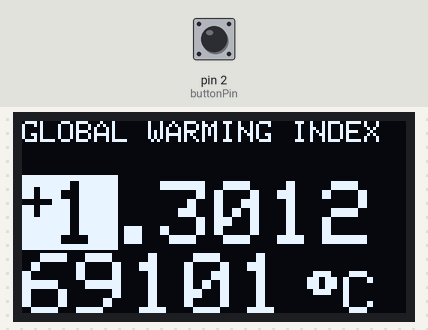
This sketch was run on a simulated Arduino Uno, built with avr-gcc and run on an emulated ATmega328P. Shown: 128×64 one-colour display. The test bench sets the inputs (shaded band); at power-on: pin 2 (buttonPin) HIGH.

Above: at 1.7 s.
1.8 s: pin 2 (buttonPin) pulled LOW for 0.15 s
At 4.6 s:
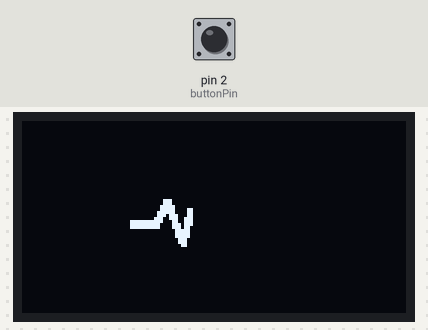
4.9 s: pin 2 (buttonPin) pulled LOW for 1 s
At 5.9 s:
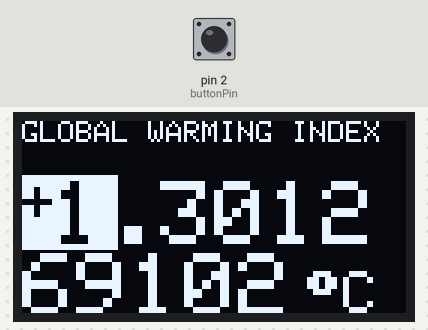
8.9 s: pin 2 (buttonPin) pulled LOW for 0.15 s
At 9.6 s:
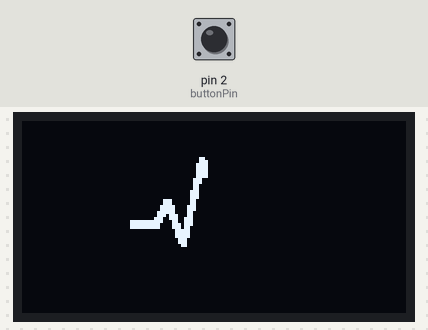
12.0 s: pin 2 (buttonPin) pulled LOW for 1 s
At 13.9 s:
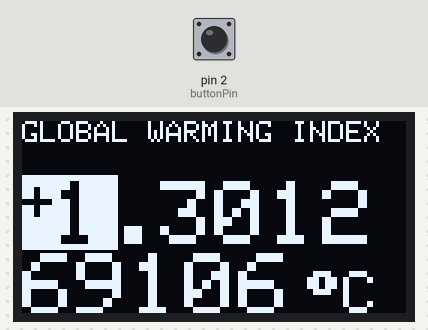
14.6 s: pin 2 (buttonPin) pulled LOW for 3.2 s
At 18.9 s:
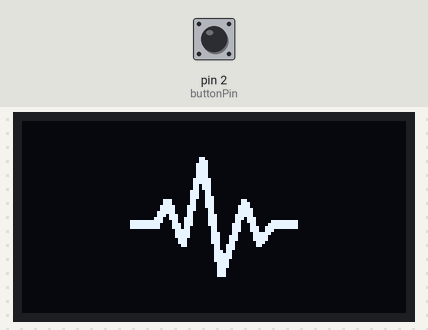
Timing chart, 0 to 20.4 s (numbered marks = the images above; inputs shaded):
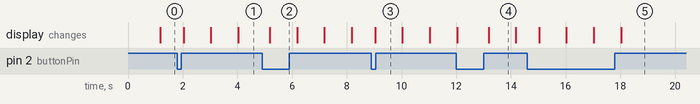

Measured:
- after the input at 1.8 s, the display: first changes after 0.23 s (image 1 shows a later state)
- after the input at 4.9 s, the display: changes after 0.28 s (image 2)
- after the input at 8.9 s, the display: changes after 0.13 s (image 3)
- after the input at 14.6 s, the display: first changes after 0.43 s (image 5 shows a later state)
- what the display in image 4 shows lasts 1.0 s, from 13.2 s to 14.2 s

The sketch:

counting_two.ino
```cpp
#include <Wire.h>
#include <Adafruit_GFX.h>
#include <Adafruit_SSD1306.h>

// OLED display width and height, in pixels
#define SCREEN_WIDTH 128
#define SCREEN_HEIGHT 64
#define SCREEN_I2C_ADDR 0x3C

// SSD1306 display connected to I2C (SDA, SCL pins)
#define OLED_RESET    -1 // Reset pin # (or -1 if sharing Arduino reset pin)
Adafruit_SSD1306 display(SCREEN_WIDTH, SCREEN_HEIGHT, &Wire, OLED_RESET);

// Starting value in integer and fractional parts for the first counter
const unsigned long integerPart = 1;
const unsigned long fractionalPartStart = 301269100; // Latest: https://www.globalwarmingindex.org/
const unsigned long incrementValue = 1;

// Counter for fractional increments for the first counter
unsigned long fractionalPart = fractionalPartStart;
unsigned long integerCounter = integerPart;

// Button pin
const int buttonPin = 2;

// Screen type
enum CounterType { FIRST_COUNTER, ANIMATION };
CounterType currentCounter = FIRST_COUNTER;

// Interval in milliseconds (1 second)
const unsigned long interval = 1000;
unsigned long previousMillis = 0;

// Button debounce variables
unsigned long lastDebounceTime = 0;
const unsigned long debounceDelay = 50; // The debounce time; increase if the output flickers
int buttonState = HIGH;
int lastButtonState = HIGH;

int frame = 0;

// Animation parameters
#define FRAME_DELAY (12)
#define FRAME_WIDTH (64)
#define FRAME_HEIGHT (64)
#define FRAME_COUNT (sizeof(frames) / sizeof(frames[0]))
const byte PROGMEM frames[][512] = {
  {0,0,0,0,0,0,0,0,0,0,0,0,0,0,0,0,0,0,0,0,0,0,0,0,0,0,0,0,0,0,0,0,0,0,0,0,0,0,0,0,0,0,0,0,0,0,0,0,0,0,0,0,0,0,0,0,0,0,0,0,0,0,0,0,0,0,0,0,0,0,0,0,0,0,0,0,0,0,0,0,0,0,0,0,0,0,0,0,0,0,0,0,0,0,0,0,0,0,0,0,0,0,0,0,0,0,0,0,0,0,0,0,0,0,0,0,0,0,0,0,0,0,0,0,0,0,0,0,0,0,0,0,0,0,0,0,0,0,0,0,0,0,0,0,0,0,0,0,0,0,0,0,0,0,0,0,0,0,0,0,0,0,0,0,0,0,0,0,0,0,0,0,0,0,0,0,0,0,0,0,0,0,0,0,0,0,0,0,0,0,0,0,0,0,0,0,0,0,0,0,0,0,0,0,0,0,0,0,0,0,0,0,0,0,0,0,0,0,0,0,0,0,0,0,0,0,0,0,0,0,0,0,0,0,0,0,0,0,0,0,0,0,0,0,0,0,0,0,0,0,0,0,0,0,0,0,0,0,0,0,0,0,0,0,0,0,0,0,0,0,0,0,0,0,0,0,0,0,0,0,0,0,0,0,0,0,0,0,0,0,0,0,0,0,0,0,0,0,0,0,0,0,0,0,0,0,0,0,0,0,0,0,0,0,0,0,0,0,0,0,0,0,0,0,0,0,0,0,0,0,0,0,0,0,0,0,0,0,0,0,0,0,0,0,0,0,0,0,0,0,0,0,0,0,0,0,0,0,0,0,0,0,0,0,0,0,0,0,0,0,0,0,0,0,0,0,0,0,0,0,0,0,0,0,0,0,0,0,0,0,0,0,0,0,0,0,0,0,0,0,0,0,0,0,0,0,0,0,0,0,0,0,0,0,0,0,0,0,0,0,0,0,0,0,0,0,0,0,0,0,0,0,0,0,0,0,0,0,0,0,0,0,0,0,0,0,0,0,0,0,0,0,0,0,0,0,0,0,0,0,0,0,0,0,0,0,0,0,0,0,0,0,0,0,0,0,0,0,0,0,0,0,0,0,0,0,0,0,0,0,0,0,0,0,0,0,0,0,0,0,0,0,0,0,0,0,0,0,0,0,0,0},
  {0,0,0,0,0,0,0,0,0,0,0,0,0,0,0,0,0,0,0,0,0,0,0,0,0,0,0,0,0,0,0,0,0,0,0,0,0,0,0,0,0,0,0,0,0,0,0,0,0,0,0,0,0,0,0,0,0,0,0,0,0,0,0,0,0,0,0,0,0,0,0,0,0,0,0,0,0,0,0,0,0,0,0,0,0,0,0,0,0,0,0,0,0,0,0,0,0,0,0,0,0,0,0,0,0,0,0,0,0,0,0,0,0,0,0,0,0,0,0,0,0,0,0,0,0,0,0,0,0,0,0,0,0,0,0,0,0,0,0,0,0,0,0,0,0,0,0,0,0,0,0,0,0,0,0,0,0,0,0,0,0,0,0,0,0,0,0,0,0,0,0,0,0,0,0,0,0,0,0,0,0,0,0,0,0,0,0,0,0,0,0,0,0,0,0,0,0,0,0,0,0,0,0,0,0,0,0,0,0,1,192,0,0,0,0,0,0,1,192,0,0,0,0,0,0,3,224,0,0,0,0,0,0,3,224,0,0,0,0,0,0,7,224,0,0,0,0,0,0,7,64,0,0,0,0,0,0,14,0,0,0,0,0,0,15,254,0,0,0,0,0,0,15,252,0,0,0,0,0,0,15,252,0,0,0,0,0,0,0,0,0,0,0,0,0,0,0,0,0,0,0,0,0,0,0,0,0,0,0,0,0,0,0,0,0,0,0,0,0,0,0,0,0,0,0,0,0,0,0,0,0,0,0,0,0,0,0,0,0,0,0,0,0,0,0,0,0,0,0,0,0,0,0,0,0,0,0,0,0,0,0,0,0,0,0,0,0,0,0,0,0,0,0,0,0,0,0,0,0,0,0,0,0,0,0,0,0,0,0,0,0,0,0,0,0,0,0,0,0,0,0,0,0,0,0,0,0,0,0,0,0,0,0,0,0,0,0,0,0,0,0,0,0,0,0,0,0,0,0,0,0,0,0,0,0,0,0,0,0,0,0,0,0,0,0,0,0,0,0,0,0,0,0,0,0,0,0,0,0,0,0,0,0,0,0,0,0,0,0,0,0,0,0,0,0,0,0,0,0,0,0,0,0,0,0,0,0,0,0,0,0,0,0,0,0,0,0,0,0,0,0,0,0,0,0,0,0,0,0,0,0,0},
  {0,0,0,0,0,0,0,0,0,0,0,0,0,0,0,0,0,0,0,0,0,0,0,0,0,0,0,0,0,0,0,0,0,0,0,0,0,0,0,0,0,0,0,0,0,0,0,0,0,0,0,0,0,0,0,0,0,0,0,0,0,0,0,0,0,0,0,0,0,0,0,0,0,0,0,0,0,0,0,0,0,0,0,0,0,0,0,0,0,0,0,0,0,0,0,0,0,0,0,0,0,0,0,0,0,0,0,0,0,0,0,0,0,0,0,0,0,0,0,0,0,0,0,0,0,0,0,0,0,0,0,0,0,0,0,0,0,0,0,0,0,0,0,0,0,0,0,0,0,0,0,0,0,0,0,0,0,0,0,0,0,0,0,0,0,0,0,0,0,0,0,0,0,0,0,0,0,0,0,0,0,0,0,0,0,0,0,0,0,0,0,0,0,0,0,0,0,0,0,0,0,0,0,0,0,0,0,0,0,1,192,0,0,0,0,0,0,1,192,0,0,0,0,0,0,3,224,0,0,0,0,0,0,3,225,128,0,0,0,0,0,7,225,128,0,0,0,0,0,7,113,128,0,0,0,0,0,14,115,128,0,0,0,0,15,254,51,128,0,0,0,0,15,252,59,128,0,0,0,0,15,252,59,0,0,0,0,0,0,0,31,0,0,0,0,0,0,0,31,0,0,0,0,0,0,0,31,0,0,0,0,0,0,0,14,0,0,0,0,0,0,0,14,0,0,0,0,0,0,0,6,0,0,0,0,0,0,0,0,0,0,0,0,0,0,0,0,0,0,0,0,0,0,0,0,0,0,0,0,0,0,0,0,0,0,0,0,0,0,0,0,0,0,0,0,0,0,0,0,0,0,0,0,0,0,0,0,0,0,0,0,0,0,0,0,0,0,0,0,0,0,0,0,0,0,0,0,0,0,0,0,0,0,0,0,0,0,0,0,0,0,0,0,0,0,0,0,0,0,0,0,0,0,0,0,0,0,0,0,0,0,0,0,0,0,0,0,0,0,0,0,0,0,0,0,0,0,0,0,0,0,0,0,0,0,0,0,0,0,0,0,0,0,0,0,0,0,0,0,0,0,0,0,0,0,0,0,0,0,0,0,0,0,0,0,0,0,0,0,0,0,0,0,0,0,0,0,0,0,0,0,0},
  {0,0,0,0,0,0,0,0,0,0,0,0,0,0,0,0,0,0,0,0,0,0,0,0,0,0,0,0,0,0,0,0,0,0,0,0,0,0,0,0,0,0,0,0,0,0,0,0,0,0,0,0,0,0,0,0,0,0,0,0,0,0,0,0,0,0,0,0,0,0,0,0,0,0,0,0,0,0,0,0,0,0,0,0,0,0,0,0,0,0,0,0,0,0,0,0,0,0,0,24,0,0,0,0,0,0,0,28,0,0,0,0,0,0,0,60,0,0,0,0,0,0,0,60,0,0,0,0,0,0,0,60,0,0,0,0,0,0,0,60,0,0,0,0,0,0,0,60,0,0,0,0,0,0,0,112,0,0,0,0,0,0,0,112,0,0,0,0,0,0,0,96,0,0,0,0,0,0,0,96,0,0,0,0,0,0,0,224,0,0,0,0,0,0,0,224,0,0,0,0,0,0,0,224,0,0,0,0,0,1,192,192,0,0,0,0,0,1,192,192,0,0,0,0,0,3,225,192,0,0,0,0,0,3,225,192,0,0,0,0,0,7,225,128,0,0,0,0,0,7,113,128,0,0,0,0,0,14,115,128,0,0,0,0,15,254,51,128,0,0,0,0,15,252,59,128,0,0,0,0,15,252,59,0,0,0,0,0,0,0,31,0,0,0,0,0,0,0,31,0,0,0,0,0,0,0,31,0,0,0,0,0,0,0,14,0,0,0,0,0,0,0,14,0,0,0,0,0,0,0,6,0,0,0,0,0,0,0,0,0,0,0,0,0,0,0,0,0,0,0,0,0,0,0,0,0,0,0,0,0,0,0,0,0,0,0,0,0,0,0,0,0,0,0,0,0,0,0,0,0,0,0,0,0,0,0,0,0,0,0,0,0,0,0,0,0,0,0,0,0,0,0,0,0,0,0,0,0,0,0,0,0,0,0,0,0,0,0,0,0,0,0,0,0,0,0,0,0,0,0,0,0,0,0,0,0,0,0,0,0,0,0,0,0,0,0,0,0,0,0,0,0,0,0,0,0,0,0,0,0,0,0,0,0,0,0,0,0,0,0,0,0,0,0,0,0,0,0,0,0,0,0,0,0,0,0,0,0,0,0,0,0,0,0,0,0,0,0,0,0,0,0,0,0,0,0,0,0,0,0,0,0},
  {0,0,0,0,0,0,0,0,0,0,0,0,0,0,0,0,0,0,0,0,0,0,0,0,0,0,0,0,0,0,0,0,0,0,0,0,0,0,0,0,0,0,0,0,0,0,0,0,0,0,0,0,0,0,0,0,0,0,0,0,0,0,0,0,0,0,0,0,0,0,0,0,0,0,0,0,0,0,0,0,0,0,0,0,0,0,0,0,0,0,0,0,0,0,0,0,0,0,0,24,0,0,0,0,0,0,0,28,0,0,0,0,0,0,0,60,0,0,0,0,0,0,0,60,0,0,0,0,0,0,0,60,0,0,0,0,0,0,0,60,0,0,0,0,0,0,0,60,0,0,0,0,0,0,0,126,0,0,0,0,0,0,0,126,0,0,0,0,0,0,0,110,0,0,0,0,0,0,0,110,0,0,0,0,0,0,0,230,0,0,0,0,0,0,0,230,0,0,0,0,0,0,0,231,0,0,0,0,0,1,192,199,0,0,0,0,0,1,192,199,0,0,0,0,0,3,225,199,0,0,0,0,0,3,225,195,0,0,0,0,0,7,225,131,0,0,0,0,0,7,113,131,128,0,0,0,0,14,115,131,128,0,0,0,15,254,51,131,128,0,0,0,15,252,59,131,128,0,0,0,15,252,59,1,128,0,0,0,0,0,31,1,128,0,0,0,0,0,31,1,192,0,0,0,0,0,31,1,192,0,0,0,0,0,14,0,128,0,0,0,0,0,14,0,0,0,0,0,0,0,6,0,0,0,0,0,0,0,0,0,0,0,0,0,0,0,0,0,0,0,0,0,0,0,0,0,0,0,0,0,0,0,0,0,0,0,0,0,0,0,0,0,0,0,0,0,0,0,0,0,0,0,0,0,0,0,0,0,0,0,0,0,0,0,0,0,0,0,0,0,0,0,0,0,0,0,0,0,0,0,0,0,0,0,0,0,0,0,0,0,0,0,0,0,0,0,0,0,0,0,0,0,0,0,0,0,0,0,0,0,0,0,0,0,0,0,0,0,0,0,0,0,0,0,0,0,0,0,0,0,0,0,0,0,0,0,0,0,0,0,0,0,0,0,0,0,0,0,0,0,0,0,0,0,0,0,0,0,0,0,0,0,0,0,0,0,0,0,0,0,0,0,0,0,0,0,0,0,0,0,0,0},
  {0,0,0,0,0,0,0,0,0,0,0,0,0,0,0,0,0,0,0,0,0,0,0,0,0,0,0,0,0,0,0,0,0,0,0,0,0,0,0,0,0,0,0,0,0,0,0,0,0,0,0,0,0,0,0,0,0,0,0,0,0,0,0,0,0,0,0,0,0,0,0,0,0,0,0,0,0,0,0,0,0,0,0,0,0,0,0,0,0,0,0,0,0,0,0,0,0,0,0,24,0,0,0,0,0,0,0,28,0,0,0,0,0,0,0,60,0,0,0,0,0,0,0,60,0,0,0,0,0,0,0,60,0,0,0,0,0,0,0,60,0,0,0,0,0,0,0,60,0,0,0,0,0,0,0,126,0,0,0,0,0,0,0,126,0,0,0,0,0,0,0,110,0,0,0,0,0,0,0,110,0,0,0,0,0,0,0,230,0,0,0,0,0,0,0,230,0,0,0,0,0,0,0,231,0,0,0,0,0,1,192,199,0,0,0,0,0,1,192,199,0,0,0,0,0,3,225,199,0,0,0,0,0,3,225,195,0,0,0,0,0,7,225,131,0,0,0,0,0,7,113,131,128,0,0,0,0,14,115,131,128,0,0,0,15,254,51,131,128,0,0,0,15,252,59,131,128,0,0,0,15,252,59,1,128,0,0,0,0,0,31,1,128,0,0,0,0,0,31,1,192,0,0,0,0,0,31,1,192,0,0,0,0,0,14,1,192,0,0,0,0,0,14,1,192,0,0,0,0,0,6,0,192,0,0,0,0,0,0,0,192,0,0,0,0,0,0,0,224,0,0,0,0,0,0,0,252,0,0,0,0,0,0,0,252,0,0,0,0,0,0,0,248,0,0,0,0,0,0,0,120,0,0,0,0,0,0,0,120,0,0,0,0,0,0,0,112,0,0,0,0,0,0,0,112,0,0,0,0,0,0,0,112,0,0,0,0,0,0,0,0,0,0,0,0,0,0,0,0,0,0,0,0,0,0,0,0,0,0,0,0,0,0,0,0,0,0,0,0,0,0,0,0,0,0,0,0,0,0,0,0,0,0,0,0,0,0,0,0,0,0,0,0,0,0,0,0,0,0,0,0,0,0,0,0,0,0,0,0,0,0,0,0,0,0,0,0,0,0,0,0,0,0,0,0,0,0,0,0,0,0,0},
  {0,0,0,0,0,0,0,0,0,0,0,0,0,0,0,0,0,0,0,0,0,0,0,0,0,0,0,0,0,0,0,0,0,0,0,0,0,0,0,0,0,0,0,0,0,0,0,0,0,0,0,0,0,0,0,0,0,0,0,0,0,0,0,0,0,0,0,0,0,0,0,0,0,0,0,0,0,0,0,0,0,0,0,0,0,0,0,0,0,0,0,0,0,0,0,0,0,0,0,24,0,0,0,0,0,0,0,28,0,0,0,0,0,0,0,60,0,0,0,0,0,0,0,60,0,0,0,0,0,0,0,60,0,0,0,0,0,0,0,60,0,0,0,0,0,0,0,60,0,0,0,0,0,0,0,126,0,0,0,0,0,0,0,126,0,0,0,0,0,0,0,110,0,0,0,0,0,0,0,110,0,0,0,0,0,0,0,230,0,0,0,0,0,0,0,230,0,0,0,0,0,0,0,231,0,0,0,0,0,1,192,199,0,0,0,0,0,1,192,199,0,0,0,0,0,3,225,199,0,64,0,0,0,3,225,195,0,224,0,0,0,7,225,131,0,192,0,0,0,7,113,131,129,192,0,0,0,14,115,131,129,192,0,0,15,254,51,131,129,192,0,0,15,252,59,131,129,128,0,0,15,252,59,1,131,128,0,0,0,0,31,1,131,128,0,0,0,0,31,1,195,0,0,0,0,0,31,1,199,0,0,0,0,0,14,1,199,0,0,0,0,0,14,1,198,0,0,0,0,0,6,0,206,0,0,0,0,0,0,0,206,0,0,0,0,0,0,0,236,0,0,0,0,0,0,0,252,0,0,0,0,0,0,0,252,0,0,0,0,0,0,0,248,0,0,0,0,0,0,0,120,0,0,0,0,0,0,0,120,0,0,0,0,0,0,0,112,0,0,0,0,0,0,0,112,0,0,0,0,0,0,0,112,0,0,0,0,0,0,0,0,0,0,0,0,0,0,0,0,0,0,0,0,0,0,0,0,0,0,0,0,0,0,0,0,0,0,0,0,0,0,0,0,0,0,0,0,0,0,0,0,0,0,0,0,0,0,0,0,0,0,0,0,0,0,0,0,0,0,0,0,0,0,0,0,0,0,0,0,0,0,0,0,0,0,0,0,0,0,0,0,0,0,0,0,0,0,0,0,0,0,0},
  {0,0,0,0,0,0,0,0,0,0,0,0,0,0,0,0,0,0,0,0,0,0,0,0,0,0,0,0,0,0,0,0,0,0,0,0,0,0,0,0,0,0,0,0,0,0,0,0,0,0,0,0,0,0,0,0,0,0,0,0,0,0,0,0,0,0,0,0,0,0,0,0,0,0,0,0,0,0,0,0,0,0,0,0,0,0,0,0,0,0,0,0,0,0,0,0,0,0,0,24,0,0,0,0,0,0,0,28,0,0,0,0,0,0,0,60,0,0,0,0,0,0,0,60,0,0,0,0,0,0,0,60,0,0,0,0,0,0,0,60,0,0,0,0,0,0,0,60,0,0,0,0,0,0,0,126,0,0,0,0,0,0,0,126,0,0,0,0,0,0,0,110,0,0,0,0,0,0,0,110,0,0,0,0,0,0,0,230,0,0,0,0,0,0,0,230,0,0,0,0,0,0,0,231,0,0,0,0,0,1,192,199,0,96,0,0,0,1,192,199,0,112,0,0,0,3,225,199,0,240,0,0,0,3,225,195,0,248,0,0,0,7,225,131,0,248,0,0,0,7,113,131,129,248,0,0,0,14,115,131,129,220,0,0,15,254,51,131,129,156,0,0,15,252,59,131,131,140,0,0,15,252,59,1,131,142,0,0,0,0,31,1,131,142,0,0,0,0,31,1,195,6,0,0,0,0,31,1,199,0,0,0,0,0,14,1,199,0,0,0,0,0,14,1,198,0,0,0,0,0,6,0,206,0,0,0,0,0,0,0,206,0,0,0,0,0,0,0,236,0,0,0,0,0,0,0,252,0,0,0,0,0,0,0,252,0,0,0,0,0,0,0,248,0,0,0,0,0,0,0,120,0,0,0,0,0,0,0,120,0,0,0,0,0,0,0,112,0,0,0,0,0,0,0,112,0,0,0,0,0,0,0,112,0,0,0,0,0,0,0,0,0,0,0,0,0,0,0,0,0,0,0,0,0,0,0,0,0,0,0,0,0,0,0,0,0,0,0,0,0,0,0,0,0,0,0,0,0,0,0,0,0,0,0,0,0,0,0,0,0,0,0,0,0,0,0,0,0,0,0,0,0,0,0,0,0,0,0,0,0,0,0,0,0,0,0,0,0,0,0,0,0,0,0,0,0,0,0,0,0,0,0},
  {0,0,0,0,0,0,0,0,0,0,0,0,0,0,0,0,0,0,0,0,0,0,0,0,0,0,0,0,0,0,0,0,0,0,0,0,0,0,0,0,0,0,0,0,0,0,0,0,0,0,0,0,0,0,0,0,0,0,0,0,0,0,0,0,0,0,0,0,0,0,0,0,0,0,0,0,0,0,0,0,0,0,0,0,0,0,0,0,0,0,0,0,0,0,0,0,0,0,0,24,0,0,0,0,0,0,0,28,0,0,0,0,0,0,0,60,0,0,0,0,0,0,0,60,0,0,0,0,0,0,0,60,0,0,0,0,0,0,0,60,0,0,0,0,0,0,0,60,0,0,0,0,0,0,0,126,0,0,0,0,0,0,0,126,0,0,0,0,0,0,0,110,0,0,0,0,0,0,0,110,0,0,0,0,0,0,0,230,0,0,0,0,0,0,0,230,0,0,0,0,0,0,0,231,0,0,0,0,0,1,192,199,0,96,0,0,0,1,192,199,0,112,0,0,0,3,225,199,0,240,0,0,0,3,225,195,0,248,0,0,0,7,225,131,0,248,0,0,0,7,113,131,129,248,0,0,0,14,115,131,129,220,0,0,15,254,51,131,129,156,0,0,15,252,59,131,131,140,32,0,15,252,59,1,131,142,112,0,0,0,31,1,131,142,240,0,0,0,31,1,195,7,224,0,0,0,31,1,199,7,192,0,0,0,14,1,199,7,192,0,0,0,14,1,198,3,128,0,0,0,6,0,206,3,0,0,0,0,0,0,206,0,0,0,0,0,0,0,236,0,0,0,0,0,0,0,252,0,0,0,0,0,0,0,252,0,0,0,0,0,0,0,248,0,0,0,0,0,0,0,120,0,0,0,0,0,0,0,120,0,0,0,0,0,0,0,112,0,0,0,0,0,0,0,112,0,0,0,0,0,0,0,112,0,0,0,0,0,0,0,0,0,0,0,0,0,0,0,0,0,0,0,0,0,0,0,0,0,0,0,0,0,0,0,0,0,0,0,0,0,0,0,0,0,0,0,0,0,0,0,0,0,0,0,0,0,0,0,0,0,0,0,0,0,0,0,0,0,0,0,0,0,0,0,0,0,0,0,0,0,0,0,0,0,0,0,0,0,0,0,0,0,0,0,0,0,0,0,0,0,0,0},
  {0,0,0,0,0,0,0,0,0,0,0,0,0,0,0,0,0,0,0,0,0,0,0,0,0,0,0,0,0,0,0,0,0,0,0,0,0,0,0,0,0,0,0,0,0,0,0,0,0,0,0,0,0,0,0,0,0,0,0,0,0,0,0,0,0,0,0,0,0,0,0,0,0,0,0,0,0,0,0,0,0,0,0,0,0,0,0,0,0,0,0,0,0,0,0,0,0,0,0,24,0,0,0,0,0,0,0,28,0,0,0,0,0,0,0,60,0,0,0,0,0,0,0,60,0,0,0,0,0,0,0,60,0,0,0,0,0,0,0,60,0,0,0,0,0,0,0,60,0,0,0,0,0,0,0,126,0,0,0,0,0,0,0,126,0,0,0,0,0,0,0,110,0,0,0,0,0,0,0,110,0,0,0,0,0,0,0,230,0,0,0,0,0,0,0,230,0,0,0,0,0,0,0,231,0,0,0,0,0,1,192,199,0,96,0,0,0,1,192,199,0,112,0,0,0,3,225,199,0,240,0,0,0,3,225,195,0,248,0,0,0,7,225,131,0,248,0,0,0,7,113,131,129,248,0,0,0,14,115,131,129,220,0,0,15,254,51,131,129,156,31,128,15,252,59,131,131,140,63,192,15,252,59,1,131,142,127,128,0,0,31,1,131,142,112,0,0,0,31,1,195,7,224,0,0,0,31,1,199,7,192,0,0,0,14,1,199,7,192,0,0,0,14,1,198,3,128,0,0,0,6,0,206,3,0,0,0,0,0,0,206,0,0,0,0,0,0,0,236,0,0,0,0,0,0,0,252,0,0,0,0,0,0,0,252,0,0,0,0,0,0,0,248,0,0,0,0,0,0,0,120,0,0,0,0,0,0,0,120,0,0,0,0,0,0,0,112,0,0,0,0,0,0,0,112,0,0,0,0,0,0,0,112,0,0,0,0,0,0,0,0,0,0,0,0,0,0,0,0,0,0,0,0,0,0,0,0,0,0,0,0,0,0,0,0,0,0,0,0,0,0,0,0,0,0,0,0,0,0,0,0,0,0,0,0,0,0,0,0,0,0,0,0,0,0,0,0,0,0,0,0,0,0,0,0,0,0,0,0,0,0,0,0,0,0,0,0,0,0,0,0,0,0,0,0,0,0,0,0,0,0,0},
  {0,0,0,0,0,0,0,0,0,0,0,0,0,0,0,0,0,0,0,0,0,0,0,0,0,0,0,0,0,0,0,0,0,0,0,0,0,0,0,0,0,0,0,0,0,0,0,0,0,0,0,0,0,0,0,0,0,0,0,0,0,0,0,0,0,0,0,0,0,0,0,0,0,0,0,0,0,0,0,0,0,0,0,0,0,0,0,0,0,0,0,0,0,0,0,0,0,0,0,24,0,0,0,0,0,0,0,28,0,0,0,0,0,0,0,60,0,0,0,0,0,0,0,60,0,0,0,0,0,0,0,60,0,0,0,0,0,0,0,60,0,0,0,0,0,0,0,60,0,0,0,0,0,0,0,126,0,0,0,0,0,0,0,126,0,0,0,0,0,0,0,110,0,0,0,0,0,0,0,110,0,0,0,0,0,0,0,230,0,0,0,0,0,0,0,230,0,0,0,0,0,0,0,231,0,0,0,0,0,1,192,199,0,96,0,0,0,1,192,199,0,112,0,0,0,3,225,199,0,240,0,0,0,3,225,195,0,248,0,0,0,7,225,131,0,248,0,0,0,7,113,131,129,248,0,0,0,14,115,131,129,220,0,0,15,254,51,131,129,156,31,240,15,252,59,131,131,140,63,240,15,252,59,1,131,142,127,240,0,0,31,1,131,142,112,0,0,0,31,1,195,7,224,0,0,0,31,1,199,7,192,0,0,0,14,1,199,7,192,0,0,0,14,1,198,3,128,0,0,0,6,0,206,3,0,0,0,0,0,0,206,0,0,0,0,0,0,0,236,0,0,0,0,0,0,0,252,0,0,0,0,0,0,0,252,0,0,0,0,0,0,0,248,0,0,0,0,0,0,0,120,0,0,0,0,0,0,0,120,0,0,0,0,0,0,0,112,0,0,0,0,0,0,0,112,0,0,0,0,0,0,0,112,0,0,0,0,0,0,0,0,0,0,0,0,0,0,0,0,0,0,0,0,0,0,0,0,0,0,0,0,0,0,0,0,0,0,0,0,0,0,0,0,0,0,0,0,0,0,0,0,0,0,0,0,0,0,0,0,0,0,0,0,0,0,0,0,0,0,0,0,0,0,0,0,0,0,0,0,0,0,0,0,0,0,0,0,0,0,0,0,0,0,0,0,0,0,0,0,0,0,0},
  {0,0,0,0,0,0,0,0,0,0,0,0,0,0,0,0,0,0,0,0,0,0,0,0,0,0,0,0,0,0,0,0,0,0,0,0,0,0,0,0,0,0,0,0,0,0,0,0,0,0,0,0,0,0,0,0,0,0,0,0,0,0,0,0,0,0,0,0,0,0,0,0,0,0,0,0,0,0,0,0,0,0,0,0,0,0,0,0,0,0,0,0,0,0,0,0,0,0,0,24,0,0,0,0,0,0,0,28,0,0,0,0,0,0,0,60,0,0,0,0,0,0,0,60,0,0,0,0,0,0,0,60,0,0,0,0,0,0,0,60,0,0,0,0,0,0,0,60,0,0,0,0,0,0,0,126,0,0,0,0,0,0,0,126,0,0,0,0,0,0,0,110,0,0,0,0,0,0,0,110,0,0,0,0,0,0,0,230,0,0,0,0,0,0,0,230,0,0,0,0,0,0,0,231,0,0,0,0,0,1,192,199,0,96,0,0,0,1,192,199,0,112,0,0,0,3,225,199,0,240,0,0,0,3,225,195,0,248,0,0,0,7,225,131,0,248,0,0,0,7,113,131,129,248,0,0,0,14,115,131,129,220,0,0,15,254,51,131,129,156,31,240,15,252,59,131,131,140,63,240,15,252,59,1,131,142,127,240,0,0,31,1,131,142,112,0,0,0,31,1,195,7,224,0,0,0,31,1,199,7,192,0,0,0,14,1,199,7,192,0,0,0,14,1,198,3,128,0,0,0,6,0,206,3,0,0,0,0,0,0,206,0,0,0,0,0,0,0,236,0,0,0,0,0,0,0,252,0,0,0,0,0,0,0,252,0,0,0,0,0,0,0,248,0,0,0,0,0,0,0,120,0,0,0,0,0,0,0,120,0,0,0,0,0,0,0,112,0,0,0,0,0,0,0,112,0,0,0,0,0,0,0,112,0,0,0,0,0,0,0,0,0,0,0,0,0,0,0,0,0,0,0,0,0,0,0,0,0,0,0,0,0,0,0,0,0,0,0,0,0,0,0,0,0,0,0,0,0,0,0,0,0,0,0,0,0,0,0,0,0,0,0,0,0,0,0,0,0,0,0,0,0,0,0,0,0,0,0,0,0,0,0,0,0,0,0,0,0,0,0,0,0,0,0,0,0,0,0,0,0,0,0},
  {0,0,0,0,0,0,0,0,0,0,0,0,0,0,0,0,0,0,0,0,0,0,0,0,0,0,0,0,0,0,0,0,0,0,0,0,0,0,0,0,0,0,0,0,0,0,0,0,0,0,0,0,0,0,0,0,0,0,0,0,0,0,0,0,0,0,0,0,0,0,0,0,0,0,0,0,0,0,0,0,0,0,0,0,0,0,0,0,0,0,0,0,0,0,0,0,0,0,0,24,0,0,0,0,0,0,0,28,0,0,0,0,0,0,0,60,0,0,0,0,0,0,0,60,0,0,0,0,0,0,0,60,0,0,0,0,0,0,0,60,0,0,0,0,0,0,0,60,0,0,0,0,0,0,0,126,0,0,0,0,0,0,0,126,0,0,0,0,0,0,0,110,0,0,0,0,0,0,0,110,0,0,0,0,0,0,0,230,0,0,0,0,0,0,0,230,0,0,0,0,0,0,0,231,0,0,0,0,0,1,192,199,0,96,0,0,0,1,192,199,0,112,0,0,0,3,225,199,0,240,0,0,0,3,225,195,0,248,0,0,0,7,225,131,0,248,0,0,0,7,113,131,129,248,0,0,0,14,115,131,129,220,0,0,15,254,51,131,129,156,31,240,15,252,59,131,131,140,63,240,15,252,59,1,131,142,127,240,0,0,31,1,131,142,112,0,0,0,31,1,195,7,224,0,0,0,31,1,199,7,192,0,0,0,14,1,199,7,192,0,0,0,14,1,198,3,128,0,0,0,6,0,206,3,0,0,0,0,0,0,206,0,0,0,0,0,0,0,236,0,0,0,0,0,0,0,252,0,0,0,0,0,0,0,252,0,0,0,0,0,0,0,248,0,0,0,0,0,0,0,120,0,0,0,0,0,0,0,120,0,0,0,0,0,0,0,112,0,0,0,0,0,0,0,112,0,0,0,0,0,0,0,112,0,0,0,0,0,0,0,0,0,0,0,0,0,0,0,0,0,0,0,0,0,0,0,0,0,0,0,0,0,0,0,0,0,0,0,0,0,0,0,0,0,0,0,0,0,0,0,0,0,0,0,0,0,0,0,0,0,0,0,0,0,0,0,0,0,0,0,0,0,0,0,0,0,0,0,0,0,0,0,0,0,0,0,0,0,0,0,0,0,0,0,0,0,0,0,0,0,0,0}
};

// Animation duration
const unsigned long animationDuration = 10000;
unsigned long animationStartTime = 0;

void setup() {
  // Initialize OLED display
  display.begin(SSD1306_SWITCHCAPVCC, SCREEN_I2C_ADDR);

  // Clear the buffer
  display.clearDisplay();
  display.setTextColor(SSD1306_WHITE);

  // Initialize the button pin as input with internal pull-up resistor
  pinMode(buttonPin, INPUT_PULLUP);
}

void loop() {
  // Get the current time in milliseconds
  unsigned long currentMillis = millis();

  // Read the state of the switch into a local variable:
  int reading = digitalRead(buttonPin);

  // Check if the button state has changed
  if (reading != lastButtonState) {
    // Reset the debounce timer
    lastDebounceTime = currentMillis;
  }

  // If the button state has been stable for longer than the debounce delay
  if ((currentMillis - lastDebounceTime) > debounceDelay) {
    // If the button state has changed
    if (reading != buttonState) {
      buttonState = reading;
      // Only toggle the counter display if the new button state is LOW (button pressed)
      if (buttonState == LOW) {
        if (currentCounter == FIRST_COUNTER) {
          currentCounter = ANIMATION;
          animationStartTime = currentMillis;
        } else {
          currentCounter = FIRST_COUNTER;
        }
      }
    }
  }

  // Save the reading. Next time through the loop, it'll be the lastButtonState
  lastButtonState = reading;

  // Check if it's time to increment the counters or update the animation frame
  if (currentMillis - previousMillis >= interval) {
    // Save the last increment time
    previousMillis = currentMillis;

    if (currentCounter == FIRST_COUNTER) {
      // Increment the first counter
      fractionalPart += incrementValue;
      if (fractionalPart >= 1000000000) {
        fractionalPart -= 1000000000;
        integerCounter++;
      }

      // Convert the first counter to a string with leading zeros
      char buffer[11];
      snprintf(buffer, sizeof(buffer), "%09lu", fractionalPart);

      // Combine integer and fractional parts into one string for the first counter
      //char fullNumber[25];
      //snprintf(fullNumber, sizeof(fullNumber), "%lu.%s", integerCounter, buffer);

      // Display GWIndex
      display.clearDisplay();
      display.setCursor(0,0);
      display.setTextSize(1);
      display.print("GLOBAL WARMING INDEX");
      display.fillRect(0, 18, 32, 25, WHITE); // White rectangle
      display.setTextColor(BLACK); // Black text
      display.setTextSize(2);
      display.setCursor(0,20);
      display.print("+");
      display.setTextSize(3);
      display.setCursor(10,20);
      //display.println(fullNumber);
      display.print(integerCounter); // Display the integer part
      display.setTextColor(WHITE); // White text
      display.print(".");
      display.print(buffer); // Display the fractional part
      display.setTextSize(2);
      display.setCursor(95,50);
      display.print((char)247);
      display.print("C");
      // Glitch effect
      for (int i = 0; i < 10; i++) {
        display.startscrollright(0x00, 0x0F);
        delay(5);
        display.stopscroll();
        delay(10);
      }
    } else if (currentCounter == ANIMATION) {
      // Display the animation frame
      display.clearDisplay();
      display.drawBitmap(32, 0, frames[frame], FRAME_WIDTH, FRAME_HEIGHT, 1);
      frame = (frame + 1) % FRAME_COUNT;
      // Check if 10 seconds have passed to switch back to the first counter
      if (currentMillis - animationStartTime >= animationDuration) {
        currentCounter = FIRST_COUNTER;
      }
    }
    // Update the display
    display.display();
  }
}
```
